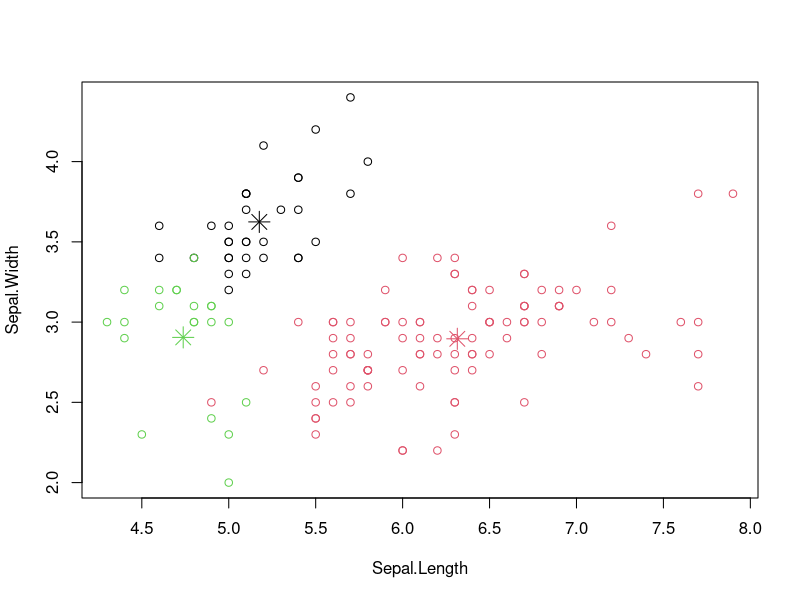

The R source for this figure:
newiris<-iris
newiris$Species<-NULL
{kc<-kmeans(newiris,3)}
table(iris$Species,kc$cluster)
png(file="F:/TY Refbook/BI/practicals/kmeans.png")
plot(newiris[c("Sepal.Length","Sepal.Width")],col=kc$cluster)
points(kc$centers[,c("Sepal.Length","Sepal.Width")],col=1:3,pch=8,cex=2)
dev.off()
